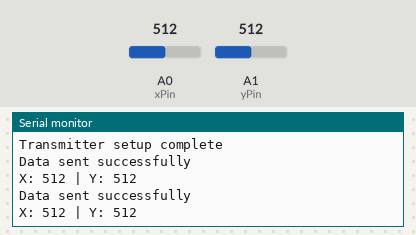
This sketch was run on a simulated Arduino Uno, built with avr-gcc and run on an emulated ATmega328P. Shown: the last lines printed to the serial monitor. The test bench sets the inputs (shaded band); at power-on: A0 (xPin) = 512, A1 (yPin) = 512. No radio packets arrive unless stated.

Above: at 1.8 s.
1.9 s: A0 (xPin) set to 716
At 2.5 s:
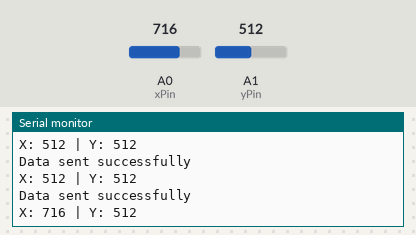
3.4 s: A1 (yPin) set to 716
At 4.7 s:
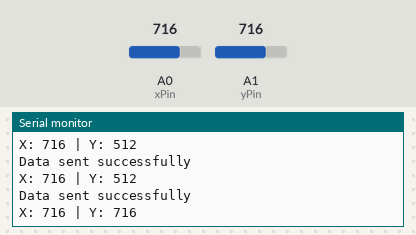
4.9 s: A0 (xPin) set to 900
At 5.8 s:
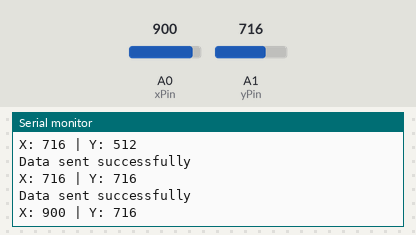
6.4 s: A1 (yPin) set to 900
At 7.8 s:
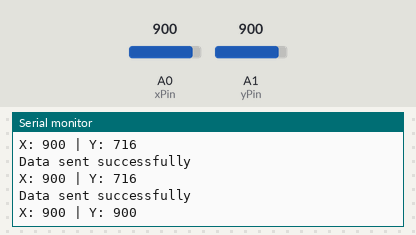
Timing chart, 0 to 8.9 s (numbered marks = the images above; inputs shaded):
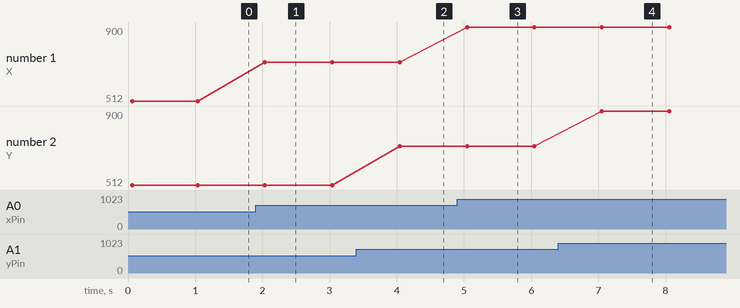

The sketch:

gesture_transmitter.ino
```cpp
#include <SPI.h>
#include <nRF24L01.h>
#include <RF24.h>

// RF24 radio object
RF24 radio(10, 9); // CE, CSN

// ADXL335 pin definitions
const int xPin = A0; // Analog pin for X axis
const int yPin = A1; // Analog pin for Y axis

// Define a struct to hold the sensor data
struct SensorData {
  int xAxis;
  int yAxis;
};

void setup() {
  Serial.begin(9600);
  radio.begin();
  radio.openWritingPipe(0xF0F0F0F0E1LL); // Set the address
  radio.setPALevel(RF24_PA_LOW); // Set power level
  radio.setDataRate(RF24_250KBPS); // Set data rate
  radio.stopListening(); // Set to transmit mode
  Serial.println("Transmitter setup complete");
}

void loop() {
  SensorData data;
  data.xAxis = analogRead(xPin); // Read X axis value
  data.yAxis = analogRead(yPin); // Read Y axis value

  bool success = radio.write(&data, sizeof(data)); // Send sensor data
  if (success) {
    Serial.println("Data sent successfully");
    Serial.print("X: ");
    Serial.print(data.xAxis);
    Serial.print(" | Y: ");
    Serial.println(data.yAxis);
  } else {
    Serial.println("Failed to send data");
  }

  delay(1000); // Wait 1 second before sending the next data
}
```

Measured:
- after the input at 1.9 s, the serial monitor: prints a new line after 0.14 s (image 1)
- after the input at 3.4 s, the serial monitor: prints a new line after 0.64 s (image 2)
- after the input at 4.9 s, the serial monitor: prints a new line after 0.15 s (image 3)
- after the input at 6.4 s, the serial monitor: prints a new line after 0.65 s (image 4)
- plotted number 1: 512 → 716 after the input at 1.9 s, 716 → 900 after the input at 4.9 s
